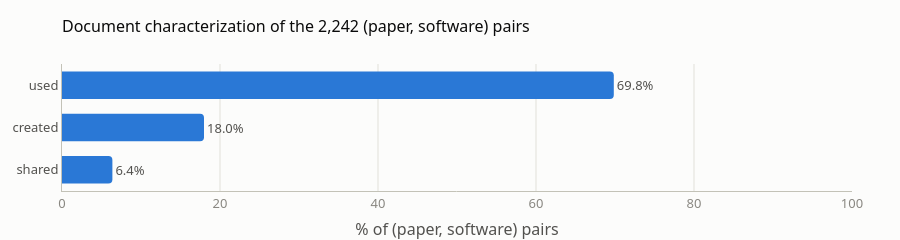

Notebook code for this chart:
### Markdown cell above
## 4 — Purpose: the document characterization (the core analysis)

This mirrors Softcite example #3. For each software of a paper, Softcite says whether the paper **used**, **created** or **shared** it, judged over the whole paper (`documentContextAttributes`), with a certainty score. A software can have several purposes, or none.

Softcite's headline query keeps the assessments with a score above 0.5. In this output, that is exactly `value == True` (the cell below checks it).

### Code cell
# How many (paper, software) pairs Softcite characterizes as used / created / shared.
# Softcite's value is True exactly when its score is above 0.5.
assert all(((software[f"{p}_score"] > 0.5) == software[p]).all() for p in PURPOSES)
characterized = pd.Series({p: int(software[p].sum()) for p in PURPOSES}, name="(paper, software) pairs")
share = characterized / len(software) * 100

fig = go.Figure(go.Bar(
    x=share.values[::-1], y=list(share.index[::-1]), orientation="h", marker_color=STYLE["series"][0],
    customdata=characterized.values[::-1], text=[f"{v:.1f}%" for v in share.values[::-1]],
    textposition="outside", textfont=dict(color=STYLE["ink2"]), cliponaxis=False,
    hovertemplate="<b>%{y}</b><br>%{customdata:,d} (paper, software) pairs, %{x:.1f}%<extra></extra>"))
fig.update_layout(title=f"Document characterization of the {len(software):,} (paper, software) pairs",
                  xaxis_title="% of (paper, software) pairs", height=210)
fig.update_xaxes(range=[0, 100])
fig.update_yaxes(showgrid=False, tickfont=dict(color=STYLE["ink2"]))
fig.show()
characterized

### Figure 1 — Plotly figure (JSON) as saved in the notebook; plotly's stock layout.template omitted (floating-point values rounded to 4 significant figures)
{"data": [{"cliponaxis": false, "customdata": [143, 403, 1566], "hovertemplate": "<b>%{y}</b><br>%{customdata:,d} (paper, software) pairs, %{x:.1f}%<extra></extra>", "marker": {"color": "#2a78d6"}, "orientation": "h", "text": ["6.4%", "18.0%", "69.8%"], "textfont": {"color": "#52514e"}, "textposition": "outside", "type": "bar", "x": [6.378, 17.98, 69.85], "y": ["shared", "created", "used"]}], "layout": {"height": 210, "title": {"text": "Document characterization of the 2,242 (paper, software) pairs"}, "xaxis": {"range": [0, 100], "title": {"text": "% of (paper, software) pairs"}}, "yaxis": {"showgrid": false, "tickfont": {"color": "#52514e"}}}}
